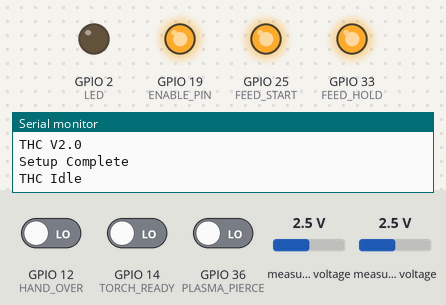
This program was run on a simulated ESP32. On the bench: output pins drawn as LEDs (lit = HIGH), the last lines printed to the serial monitor. The test bench sets the inputs (shaded band); at power-on: GPIO 12 (HAND_OVER) LOW, GPIO 36 (PLASMA_PIERCE) LOW, GPIO 14 (TORCH_READY) LOW, measured voltage 2.5 V. Pins used as bus, display or sensor lines are not drawn.

Above: at 1.2 s.
1.3 s: GPIO 12 (HAND_OVER) driven HIGH
At 2.3 s:
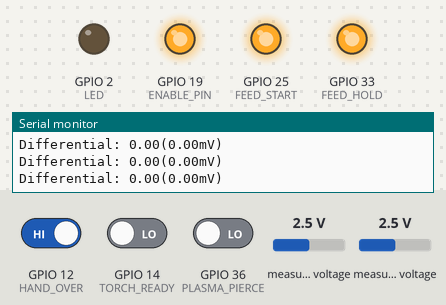
3.2 s: GPIO 12 (HAND_OVER) driven LOW
At 5.5 s:
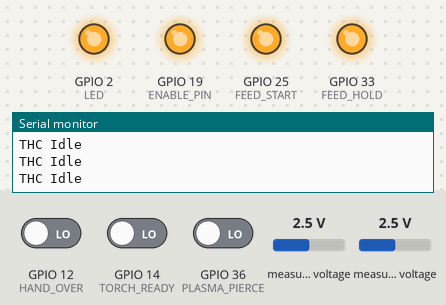
6.2 s: GPIO 36 (PLASMA_PIERCE) driven HIGH
Timing chart, 0 to 13.7 s (numbered marks = the images above; inputs shaded):
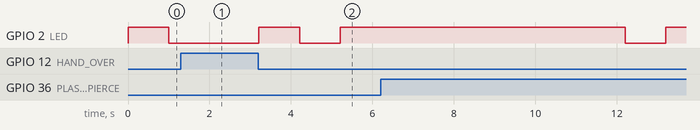

Measured:
- after the input at 1.3 s, GPIO 2 (LED): stays LOW (without the input it goes to HIGH after 0.70 s)
- after the input at 3.2 s, GPIO 2 (LED): LOW → HIGH at once, → LOW 1.0 s later, → HIGH 1.0 s later

The program:

main.cpp
```cpp
/*
  Plasma CNC
  Torban Peterson, Cameron Eccleston
  2023

*/

#include <AccelStepper.h>
#include <Adafruit_ADS1X15.h>
#include <Arduino.h>
#include <FastPID.h>
#include <Arduino.h>

// Non Magical Numbers
#define BOOT                     0   // BOOT button
#define LED                      2   // Onboard LED Pin
#define STEPPER_MUX              4   // Mux selector for Z control. High allows thc control
#define HAND_OVER               12   // Start Handover of Z axis control from GRBL
#define TORCH_READY             14   // Signal in for Pierce Made
#define RXD2                    16   // Nextion RX
#define TXD2                    17   // Nextion TX
#define DIR_PIN                 18   // Step GPIO 18
#define ENABLE_PIN              19   // Enable GPIO Clearpath Z
#define SDA                     21   // I2C SDA
#define SCL                     22   // I2C SCL
#define STEP_PIN                23   // Direction GPIO 23
#define FEED_START              25   // Pulse to GRBL to start
#define PLASMA_TRIGGER          32   // Trigger Plasma
#define FEED_HOLD               33   // Pulse to GRBL to feedhold
//#define PLASMA_INPUT_PIN        36   // THC GPIO 36 Analog voltage (Not used)
#define PLASMA_PIERCE           36   // Pierce GPIO triggered by an M7 Gcode command to GRBL from GRBL
#define PLASMA_DIVIDER          50   // 50:1 voltage divider (Default)
#define BUTTON_DELAY           300   // Delay (ms) to hold a button down
#define MAX_PIERCE_TIME       1000   // Max pierce time before error (ms)
#define THC_START_DELAY        100   // Delay before THC routine begins. Perhaps ~time to accelerate?
#define FEED_START_DELAY       200   // Max delay before disabling plasma trigger

// Public Variables
float adc_multiplier = .125;                   // ADS1115 bit to mV
float Kp = 0.075;                              // PID Porportional
float Ki = 0.01;                               // PID Integral
float Kd = 0.01;                               // PID Differential
float Hz = 8;                                  // PID Execution frequency of the controller (must call run ~8Hz)
int output_bits = 16;                          // PID
bool output_signed = true;                     // PID
volatile bool hand_over_ISR_int = false;       // ISR bool to indicate Plasma input state change
volatile bool hand_over_active = false;        // ISR state of the hand over pin during the ISR
volatile bool plasma_pierce_ISR_int = false;   // ISR stating that plasma piercing should begin
volatile bool arc_failed = false;
bool thc_enable = false;                       // Enable the THC tracking routine
bool pierce_failed = false;                    // Used to prevent feed start
uint32_t plasma_fire_time = 0;                 // Time of plasma fire signal
uint32_t plasma_pierce_time = 0;               // Time of plasma pierce passoff
uint32_t idle_time = 0;                        // Idle delay printout
float plasma_voltage = 0;                      // Plasma voltage
bool cutting = false;                           // true when we should be cutting

// Debug Variables
bool fake_torch = false;                        // fakes an arc ok

// Define a stepper driver and the pins it will use
AccelStepper stepper = AccelStepper(stepper.DRIVER, STEP_PIN, DIR_PIN);

// Define ADS1115 ADC
Adafruit_ADS1115 ads;

// Define MAX22530 ADC

// Define a Pid Object
FastPID THCPID(Kp, Ki, Kd, Hz, output_bits, output_signed);

// Function Prototypes
void feed_hold_press();
void feed_start_press();
void IRAM_ATTR torch_ready_ISR();
void IRAM_ATTR hand_over_ISR();
void IRAM_ATTR plasma_pierce_ISR();

//Setup - Runs Once
void setup() {
  Serial.begin(115200);
  Serial.println("THC V2.0");

  // ADS115 ADC Setup
  ads.setGain(GAIN_ONE); // 1x gain +/- 4.096V  1 bit = 0.125mV
  if (!ads.begin()) {
    Serial.println("Failed to initialize ADS.");
    while (1)
      ;
  }

  // Stepper Driver Setup
  AccelStepper stepper = AccelStepper(stepper.DRIVER, STEP_PIN, DIR_PIN);
  stepper.setMaxSpeed(150000);
  stepper.setAcceleration(20000);

  // GPIO Setup
  pinMode(BOOT, INPUT);
  pinMode(LED, OUTPUT);
  pinMode(STEPPER_MUX, OUTPUT);
  pinMode(HAND_OVER, INPUT_PULLDOWN);
  pinMode(TORCH_READY, INPUT_PULLDOWN);
  pinMode(ENABLE_PIN, OUTPUT);
  pinMode(FEED_START, OUTPUT);
  pinMode(PLASMA_TRIGGER, OUTPUT);
  pinMode(FEED_HOLD, OUTPUT);
  pinMode(PLASMA_PIERCE, INPUT);

  // Set startup output states
  digitalWrite(LED, HIGH);              // Drive low to turn on for some stupid reason
  digitalWrite(STEPPER_MUX, LOW);       // Drive low on startup to allow GRBL to do touch off routine
  digitalWrite(FEED_HOLD, HIGH);        // Normally high, active low
  digitalWrite(FEED_START, HIGH);       // Normally high, active low
  digitalWrite(PLASMA_TRIGGER, LOW);    // Normally low, active high
  digitalWrite(ENABLE_PIN, HIGH);       // Set high likely permanently

  // Setup Interrupts
  attachInterrupt(TORCH_READY, torch_ready_ISR, FALLING);
  attachInterrupt(PLASMA_PIERCE, plasma_pierce_ISR, RISING);

  idle_time = millis();
  Serial.println("Setup Complete");
}

// Run Loop - Runs Forever
void loop() {
  // GRBL requesting pierce
  if(plasma_pierce_ISR_int){
    plasma_pierce_ISR_int = false;         // Reset ISR
    digitalWrite(PLASMA_TRIGGER,HIGH);     // Activate Plasma Cutter
    plasma_fire_time = millis();           // track the fire time
    Serial.println("Piercing");
    while(!digitalRead(TORCH_READY) && !fake_torch){      // spin waiting for pierce ok
        if ((millis() - plasma_fire_time) > MAX_PIERCE_TIME){
          pierce_failed = true;
          digitalWrite(PLASMA_TRIGGER,LOW);     // Disable Plasma Cutter (Failed Pierce)
          Serial.println("Disabled Plasma Signal");
          break;
        }else{
          Serial.print(".");
          pierce_failed = false;
          delay(1);
        }
    }
    if(fake_torch){
      delay(2000);
    }
    Serial.println(" ");
    if(pierce_failed){
      Serial.println("Pierce Failed");
    }else{
      Serial.print("Piercing took ");
      Serial.print(millis() - plasma_fire_time);
      Serial.println("ms");
      feed_start_press();                 // Send GRBL start pulse to continue
      plasma_pierce_time = millis();      // track the pierce
      cutting = true;
    }
  }

  // Failed Pierce Handler
  if(pierce_failed){
    Serial.println("Pierce Failed; Retry in 5 seconds"); // TODO - Reattempt pierce button
    delay(5000);
    pierce_failed = false;
    //plasma_pierce_ISR_int = true;
  }

  // Fluidnc Start check - kills plasma if machine doesnt resume from feed hold
  if (((millis() - plasma_pierce_time) > FEED_START_DELAY) && cutting){
    digitalWrite(PLASMA_TRIGGER,LOW);     // Disable Plasma
    digitalWrite(STEPPER_MUX, LOW);       // Release control of Stepper
    Serial.println("GRBL failed to feed start after pierce in reasonable time");
    cutting = false;
  }

  // GRBL cut state has been activated, This is the Cutting loop where the THC is active
  while(digitalRead(HAND_OVER)){ // Active low
    plasma_voltage = ads.readADC_Differential_0_1();
    Serial.print("Differential: "); Serial.print(plasma_voltage); Serial.print("("); Serial.print(plasma_voltage * adc_multiplier); Serial.println("mV)");
    // Do THC Stuff
  }

  // Safety Check in event ISR is missed
  // if (digitalRead(HAND_OVER)){            // Active low
  //   digitalWrite(PLASMA_TRIGGER,LOW);     // Disable Plasma
  //   digitalWrite(STEPPER_MUX, LOW);       // Release control of Stepper
  // }

  // Idle time terminal printout to show life/state
  if(millis() - idle_time > 1000){
    idle_time = millis();
    Serial.println("THC Idle");
    digitalWrite(LED, !digitalRead(LED)); // slow blink = alive/idle
  }
}

// Issues a feed hold to GRBL w/ BUTTON_DELAY
void feed_hold_press(){
  digitalWrite(FEED_HOLD, LOW);
  Serial.println("Feed Hold Pulse Sent");
  delay(BUTTON_DELAY);
  digitalWrite(FEED_HOLD, HIGH);
}

// Issues a feed start to GRBL w/ BUTTON_DELAY
void feed_start_press(){
  digitalWrite(FEED_START, LOW);
  Serial.println("Feed Start Pulse Sent");
  delay(BUTTON_DELAY);
  digitalWrite(FEED_START, HIGH);
}

// ISR Handles an ARC Fail - May need better understanding of the arc ok, but this exists more for safety
void IRAM_ATTR torch_ready_ISR() {        // Plasma Cutter has sent us an ARC Fail
  //digitalWrite(PLASMA_TRIGGER,LOW);       // We should never be firing when ARC is not ok, unless during pierce
  digitalWrite(STEPPER_MUX, LOW);         // Release control of Stepper
  arc_failed = true;

}

// ISR that handles plasma piercing command
void IRAM_ATTR plasma_pierce_ISR(){
  plasma_pierce_ISR_int = true;
}
```
